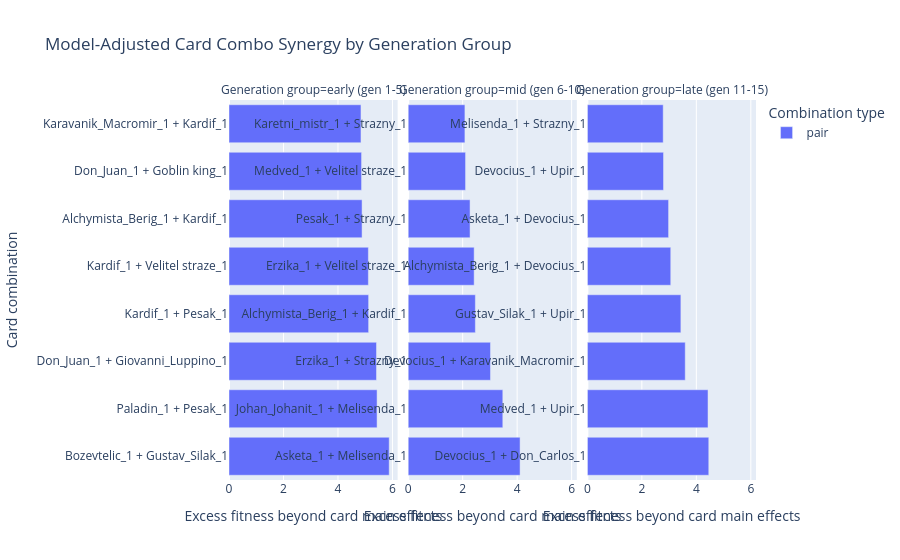

Here is the notebook cell this chart was saved with:
### Markdown cell above
## 3. Model-Adjusted Card Combo Synergy Timeline

This graph answers: which pairs, triples, duplicates, or duplicate-plus-card patterns add value beyond their cards' independently estimated strength?

An additive ridge model predicts fitness from card copy counts and exact outer generation. `synergy_score` is the sample-shrunk residual interaction. Triple scores additionally subtract their three pair effects; `2× A + B` subtracts the ordinary pair and duplicate effects. For higher-order combinations, the displayed score is the lower of total excess and unique excess, so a generally bad combination is not promoted merely for offsetting even worse constituent interactions.

How to read it:

- Positive synergy means the whole exceeds the estimated sum of its parts.
- Compare observed and additive expected scores, but rank by `synergy_score`.
- Low appearances and a large standard error make a result less reliable.
- Duplicate patterns and three-card interactions are distinct from ordinary pairs.

Limitation: this is observational deck-building evidence, not proof of a causal in-game board interaction.

### Code cell
plot_card_pair_synergy_timeline(group_count=3, top_n_per_group=8, min_appearances=10).show()

### Figure 1 — Plotly figure (JSON) as saved in the notebook; plotly's stock layout.template omitted (floating-point values rounded to 4 significant figures)
{"data": [{"customdata": [[12.0, 0.12, 14.35, 24.15, 0.0, 3.088], [10.0, 0.1, 3.816, 13.6, 0.0, 3.206], [12.0, 0.12, 3.177, 12.2, 0.0, 3.633], [16.0, 0.16, 10.97, 18.66, 0.0, 2.945], [19.0, 0.19, 1.419, 8.689, 0.0, 3.6], [21.0, 0.21, 10.34, 17.08, 0.0, 3.111], [11.0, 0.11, 4.33, 12.73, 0.0, 3.605], [19.0, 0.19, 3.388, 10.27, 0.0, 3.286]], "hovertemplate": "Combination type=pair<br>Generation group=early (gen 1-5)<br>Excess fitness beyond card main effects=%{x:.2f}<br>Card combination=%{y}<br>appearances=%{customdata[0]}<br>combo_pick_rate=%{customdata[1]:.1%}<br>additive_expected_score=%{customdata[2]:.2f}<br>observed_score=%{customdata[3]:.2f}<br>constituent_interaction=%{customdata[4]:.2f}<br>standard_error=%{customdata[5]:.2f}<extra></extra>", "legendgroup": "pair", "marker": {"color": "#636efa", "pattern": {"shape": ""}}, "name": "pair", "orientation": "h", "showlegend": true, "textposition": "auto", "type": "bar", "x": [5.881, 5.435, 5.415, 5.126, 5.116, 4.885, 4.866, 4.844], "xaxis": "x", "y": ["Bozevtelic_1 + Gustav_Silak_1", "Paladin_1 + Pesak_1", "Don_Juan_1 + Giovanni_Luppino_1", "Kardif_1 + Pesak_1", "Kardif_1 + Velitel straze_1", "Alchymista_Berig_1 + Kardif_1", "Don_Juan_1 + Goblin king_1", "Karavanik_Macromir_1 + Kardif_1"], "yaxis": "y"}, {"customdata": [[13.0, 0.13, 6.961, 13.6, 0.0, 3.818], [16.0, 0.16, 7.311, 12.52, 0.0, 4.132], [10.0, 0.1, 0.8046, 6.242, 0.0, 3.788], [17.0, 0.17, 11.61, 15.24, 0.0, 3.942], [11.0, 0.11, 7.635, 11.82, 0.0, 4.521], [22.0, 0.22, -1.037, 2.061, 0.0, 3.367], [10.0, 0.1, 3.067, 6.858, 0.0, 5.491], [10.0, 0.1, 1.143, 4.892, 0.0, 4.388]], "hovertemplate": "Combination type=pair<br>Generation group=mid (gen 6-10)<br>Excess fitness beyond card main effects=%{x:.2f}<br>Card combination=%{y}<br>appearances=%{customdata[0]}<br>combo_pick_rate=%{customdata[1]:.1%}<br>additive_expected_score=%{customdata[2]:.2f}<br>observed_score=%{customdata[3]:.2f}<br>constituent_interaction=%{customdata[4]:.2f}<br>standard_error=%{customdata[5]:.2f}<extra></extra>", "legendgroup": "pair", "marker": {"color": "#636efa", "pattern": {"shape": ""}}, "name": "pair", "orientation": "h", "showlegend": false, "textposition": "auto", "type": "bar", "x": [4.107, 3.474, 3.021, 2.466, 2.422, 2.271, 2.106, 2.083], "xaxis": "x2", "y": ["Asketa_1 + Melisenda_1", "Johan_Johanit_1 + Melisenda_1", "Erzika_1 + Strazny_1", "Alchymista_Berig_1 + Kardif_1", "Erzika_1 + Velitel straze_1", "Pesak_1 + Strazny_1", "Medved_1 + Velitel straze_1", "Karetni_mistr_1 + Strazny_1"], "yaxis": "y2"}, {"customdata": [[12.0, 0.12, 6.648, 14.08, 0.0, 5.833], [10.0, 0.1, 4.661, 12.63, 0.0, 5.688], [18.0, 0.18, 7.065, 12.25, 0.0, 4.738], [19.0, 0.19, 10.96, 15.83, 0.0, 4.05], [14.0, 0.14, 6.921, 11.73, 0.0, 5.773], [20.0, 0.2, 5.563, 9.737, 0.0, 4.404], [14.0, 0.14, 6.678, 11.07, 0.0, 6.537], [15.0, 0.15, 11.11, 15.38, 0.0, 3.863]], "hovertemplate": "Combination type=pair<br>Generation group=late (gen 11-15)<br>Excess fitness beyond card main effects=%{x:.2f}<br>Card combination=%{y}<br>appearances=%{customdata[0]}<br>combo_pick_rate=%{customdata[1]:.1%}<br>additive_expected_score=%{customdata[2]:.2f}<br>observed_score=%{customdata[3]:.2f}<br>constituent_interaction=%{customdata[4]:.2f}<br>standard_error=%{customdata[5]:.2f}<extra></extra>", "legendgroup": "pair", "marker": {"color": "#636efa", "pattern": {"shape": ""}}, "name": "pair", "orientation": "h", "showlegend": false, "textposition": "auto", "type": "bar", "x": [4.457, 4.429, 3.593, 3.433, 3.061, 2.982, 2.796, 2.784], "xaxis": "x3", "y": ["Devocius_1 + Don_Carlos_1", "Medved_1 + Upir_1", "Devocius_1 + Karavanik_Macromir_1", "Gustav_Silak_1 + Upir_1", "Alchymista_Berig_1 + Devocius_1", "Asketa_1 + Devocius_1", "Devocius_1 + Upir_1", "Melisenda_1 + Strazny_1"], "yaxis": "y3"}], "layout": {"annotations": [{"font": {}, "showarrow": false, "text": "Generation group=early (gen 1-5)", "x": 0.16, "xanchor": "center", "xref": "paper", "y": 1, "yanchor": "bottom", "yref": "paper"}, {"font": {}, "showarrow": false, "text": "Generation group=mid (gen 6-10)", "x": 0.5, "xanchor": "center", "xref": "paper", "y": 1, "yanchor": "bottom", "yref": "paper"}, {"font": {}, "showarrow": false, "text": "Generation group=late (gen 11-15)", "x": 0.84, "xanchor": "center", "xref": "paper", "y": 1, "yanchor": "bottom", "yref": "paper"}], "barmode": "relative", "legend": {"title": {"text": "Combination type"}, "tracegroupgap": 0}, "title": {"text": "Model-Adjusted Card Combo Synergy by Generation Group"}, "xaxis": {"anchor": "y", "domain": [0, 0.32], "title": {"text": "Excess fitness beyond card main effects"}}, "xaxis2": {"anchor": "y2", "domain": [0.34, 0.66], "matches": "x", "title": {"text": "Excess fitness beyond card main effects"}}, "xaxis3": {"anchor": "y3", "domain": [0.68, 1.0], "matches": "x", "title": {"text": "Excess fitness beyond card main effects"}}, "yaxis": {"anchor": "x", "domain": [0, 1], "showticklabels": true, "title": {"text": "Card combination"}}, "yaxis2": {"anchor": "x2", "domain": [0, 1], "showticklabels": true}, "yaxis3": {"anchor": "x3", "domain": [0, 1], "showticklabels": true}}}
